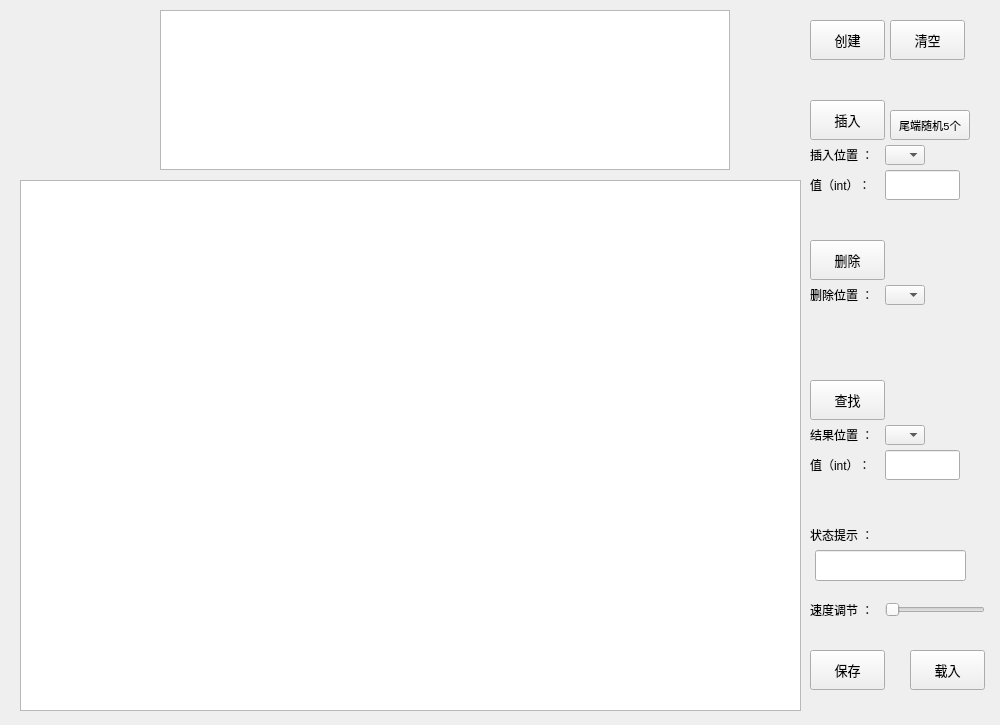
<?xml version="1.0" encoding="UTF-8"?>
<ui version="4.0">
 <class>CLinkList</class>
 <widget class="QWidget" name="CLinkList">
  <property name="geometry">
   <rect>
    <x>0</x>
    <y>0</y>
    <width>1000</width>
    <height>725</height>
   </rect>
  </property>
  <property name="windowTitle">
   <string>Form</string>
  </property>
  <widget class="QLineEdit" name="lineEditLocate">
   <property name="geometry">
    <rect>
     <x>885</x>
     <y>450</y>
     <width>75</width>
     <height>30</height>
    </rect>
   </property>
   <property name="sizePolicy">
    <sizepolicy hsizetype="Fixed" vsizetype="Fixed">
     <horstretch>0</horstretch>
     <verstretch>0</verstretch>
    </sizepolicy>
   </property>
   <property name="minimumSize">
    <size>
     <width>60</width>
     <height>30</height>
    </size>
   </property>
  </widget>
  <widget class="QPushButton" name="pushButtonClear">
   <property name="geometry">
    <rect>
     <x>890</x>
     <y>20</y>
     <width>75</width>
     <height>40</height>
    </rect>
   </property>
   <property name="minimumSize">
    <size>
     <width>0</width>
     <height>20</height>
    </size>
   </property>
   <property name="font">
    <font>
     <family>Consolas</family>
     <pointsize>10</pointsize>
    </font>
   </property>
   <property name="text">
    <string>清空</string>
   </property>
  </widget>
  <widget class="QLabel" name="labelInsert">
   <property name="geometry">
    <rect>
     <x>810</x>
     <y>140</y>
     <width>75</width>
     <height>30</height>
    </rect>
   </property>
   <property name="sizePolicy">
    <sizepolicy hsizetype="Minimum" vsizetype="Minimum">
     <horstretch>0</horstretch>
     <verstretch>0</verstretch>
    </sizepolicy>
   </property>
   <property name="minimumSize">
    <size>
     <width>60</width>
     <height>30</height>
    </size>
   </property>
   <property name="text">
    <string>插入位置 ：</string>
   </property>
  </widget>
  <widget class="QLineEdit" name="lineEditInsert">
   <property name="geometry">
    <rect>
     <x>885</x>
     <y>170</y>
     <width>75</width>
     <height>30</height>
    </rect>
   </property>
   <property name="sizePolicy">
    <sizepolicy hsizetype="Fixed" vsizetype="Fixed">
     <horstretch>0</horstretch>
     <verstretch>0</verstretch>
    </sizepolicy>
   </property>
   <property name="minimumSize">
    <size>
     <width>60</width>
     <height>30</height>
    </size>
   </property>
  </widget>
  <widget class="QLabel" name="labelLocateValue">
   <property name="geometry">
    <rect>
     <x>810</x>
     <y>450</y>
     <width>66</width>
     <height>30</height>
    </rect>
   </property>
   <property name="sizePolicy">
    <sizepolicy hsizetype="Minimum" vsizetype="Minimum">
     <horstretch>0</horstretch>
     <verstretch>0</verstretch>
    </sizepolicy>
   </property>
   <property name="minimumSize">
    <size>
     <width>60</width>
     <height>30</height>
    </size>
   </property>
   <property name="text">
    <string>值（int）：</string>
   </property>
  </widget>
  <widget class="QTextBrowser" name="textBrowser">
   <property name="geometry">
    <rect>
     <x>160</x>
     <y>10</y>
     <width>570</width>
     <height>160</height>
    </rect>
   </property>
  </widget>
  <widget class="QLabel" name="labelState">
   <property name="geometry">
    <rect>
     <x>810</x>
     <y>520</y>
     <width>60</width>
     <height>30</height>
    </rect>
   </property>
   <property name="sizePolicy">
    <sizepolicy hsizetype="Minimum" vsizetype="Minimum">
     <horstretch>0</horstretch>
     <verstretch>0</verstretch>
    </sizepolicy>
   </property>
   <property name="minimumSize">
    <size>
     <width>60</width>
     <height>30</height>
    </size>
   </property>
   <property name="text">
    <string>状态提示 ：</string>
   </property>
  </widget>
  <widget class="QComboBox" name="comboBoxDelete">
   <property name="enabled">
    <bool>true</bool>
   </property>
   <property name="geometry">
    <rect>
     <x>885</x>
     <y>285</y>
     <width>40</width>
     <height>20</height>
    </rect>
   </property>
  </widget>
  <widget class="QPushButton" name="pushButtonInsert">
   <property name="geometry">
    <rect>
     <x>810</x>
     <y>100</y>
     <width>75</width>
     <height>40</height>
    </rect>
   </property>
   <property name="minimumSize">
    <size>
     <width>0</width>
     <height>20</height>
    </size>
   </property>
   <property name="font">
    <font>
     <family>Consolas</family>
     <pointsize>10</pointsize>
    </font>
   </property>
   <property name="text">
    <string>插入</string>
   </property>
  </widget>
  <widget class="QLineEdit" name="lineEditState">
   <property name="geometry">
    <rect>
     <x>815</x>
     <y>550</y>
     <width>151</width>
     <height>31</height>
    </rect>
   </property>
   <property name="sizePolicy">
    <sizepolicy hsizetype="Fixed" vsizetype="Fixed">
     <horstretch>0</horstretch>
     <verstretch>0</verstretch>
    </sizepolicy>
   </property>
   <property name="minimumSize">
    <size>
     <width>60</width>
     <height>30</height>
    </size>
   </property>
  </widget>
  <widget class="QComboBox" name="comboBoxInsert">
   <property name="enabled">
    <bool>true</bool>
   </property>
   <property name="geometry">
    <rect>
     <x>885</x>
     <y>145</y>
     <width>40</width>
     <height>20</height>
    </rect>
   </property>
  </widget>
  <widget class="QPushButton" name="pushButtonRandomInsert5">
   <property name="geometry">
    <rect>
     <x>890</x>
     <y>110</y>
     <width>80</width>
     <height>30</height>
    </rect>
   </property>
   <property name="minimumSize">
    <size>
     <width>0</width>
     <height>20</height>
    </size>
   </property>
   <property name="font">
    <font>
     <family>Consolas</family>
     <pointsize>8</pointsize>
    </font>
   </property>
   <property name="text">
    <string>尾端随机5个</string>
   </property>
  </widget>
  <widget class="QGraphicsView" name="graphicsView">
   <property name="geometry">
    <rect>
     <x>20</x>
     <y>180</y>
     <width>781</width>
     <height>531</height>
    </rect>
   </property>
  </widget>
  <widget class="QPushButton" name="pushButtonDelete">
   <property name="geometry">
    <rect>
     <x>810</x>
     <y>240</y>
     <width>75</width>
     <height>40</height>
    </rect>
   </property>
   <property name="minimumSize">
    <size>
     <width>0</width>
     <height>20</height>
    </size>
   </property>
   <property name="font">
    <font>
     <family>Consolas</family>
     <pointsize>10</pointsize>
    </font>
   </property>
   <property name="text">
    <string>删除</string>
   </property>
  </widget>
  <widget class="QLabel" name="labelDeletePos">
   <property name="geometry">
    <rect>
     <x>810</x>
     <y>280</y>
     <width>75</width>
     <height>30</height>
    </rect>
   </property>
   <property name="sizePolicy">
    <sizepolicy hsizetype="Minimum" vsizetype="Minimum">
     <horstretch>0</horstretch>
     <verstretch>0</verstretch>
    </sizepolicy>
   </property>
   <property name="minimumSize">
    <size>
     <width>60</width>
     <height>30</height>
    </size>
   </property>
   <property name="text">
    <string>删除位置 ：</string>
   </property>
  </widget>
  <widget class="QPushButton" name="pushButtonInit">
   <property name="geometry">
    <rect>
     <x>810</x>
     <y>20</y>
     <width>75</width>
     <height>40</height>
    </rect>
   </property>
   <property name="minimumSize">
    <size>
     <width>0</width>
     <height>20</height>
    </size>
   </property>
   <property name="font">
    <font>
     <family>Consolas</family>
     <pointsize>10</pointsize>
    </font>
   </property>
   <property name="text">
    <string>创建</string>
   </property>
  </widget>
  <widget class="QSlider" name="horizontalSlider">
   <property name="geometry">
    <rect>
     <x>885</x>
     <y>600</y>
     <width>100</width>
     <height>20</height>
    </rect>
   </property>
   <property name="mouseTracking">
    <bool>true</bool>
   </property>
   <property name="orientation">
    <enum>Qt::Horizontal</enum>
   </property>
  </widget>
  <widget class="QLabel" name="labelResultPos">
   <property name="geometry">
    <rect>
     <x>810</x>
     <y>420</y>
     <width>75</width>
     <height>30</height>
    </rect>
   </property>
   <property name="sizePolicy">
    <sizepolicy hsizetype="Minimum" vsizetype="Minimum">
     <horstretch>0</horstretch>
     <verstretch>0</verstretch>
    </sizepolicy>
   </property>
   <property name="minimumSize">
    <size>
     <width>60</width>
     <height>30</height>
    </size>
   </property>
   <property name="text">
    <string>结果位置 ：</string>
   </property>
  </widget>
  <widget class="QComboBox" name="comboBoxLocate">
   <property name="enabled">
    <bool>true</bool>
   </property>
   <property name="geometry">
    <rect>
     <x>885</x>
     <y>425</y>
     <width>40</width>
     <height>20</height>
    </rect>
   </property>
  </widget>
  <widget class="QPushButton" name="pushButtonLocate">
   <property name="geometry">
    <rect>
     <x>810</x>
     <y>380</y>
     <width>75</width>
     <height>40</height>
    </rect>
   </property>
   <property name="minimumSize">
    <size>
     <width>0</width>
     <height>20</height>
    </size>
   </property>
   <property name="font">
    <font>
     <family>Consolas</family>
     <pointsize>10</pointsize>
    </font>
   </property>
   <property name="text">
    <string>查找</string>
   </property>
  </widget>
  <widget class="QLabel" name="labelTimeControl">
   <property name="geometry">
    <rect>
     <x>810</x>
     <y>595</y>
     <width>75</width>
     <height>30</height>
    </rect>
   </property>
   <property name="sizePolicy">
    <sizepolicy hsizetype="Minimum" vsizetype="Minimum">
     <horstretch>0</horstretch>
     <verstretch>0</verstretch>
    </sizepolicy>
   </property>
   <property name="minimumSize">
    <size>
     <width>60</width>
     <height>30</height>
    </size>
   </property>
   <property name="text">
    <string>速度调节 ：</string>
   </property>
  </widget>
  <widget class="QLabel" name="labelInsertValue">
   <property name="geometry">
    <rect>
     <x>810</x>
     <y>170</y>
     <width>66</width>
     <height>30</height>
    </rect>
   </property>
   <property name="sizePolicy">
    <sizepolicy hsizetype="Minimum" vsizetype="Minimum">
     <horstretch>0</horstretch>
     <verstretch>0</verstretch>
    </sizepolicy>
   </property>
   <property name="minimumSize">
    <size>
     <width>60</width>
     <height>30</height>
    </size>
   </property>
   <property name="text">
    <string>值（int）：</string>
   </property>
  </widget>
  <widget class="QPushButton" name="saveButton">
   <property name="geometry">
    <rect>
     <x>810</x>
     <y>650</y>
     <width>75</width>
     <height>40</height>
    </rect>
   </property>
   <property name="minimumSize">
    <size>
     <width>0</width>
     <height>20</height>
    </size>
   </property>
   <property name="font">
    <font>
     <family>Consolas</family>
     <pointsize>10</pointsize>
    </font>
   </property>
   <property name="text">
    <string>保存</string>
   </property>
  </widget>
  <widget class="QPushButton" name="loadButton">
   <property name="geometry">
    <rect>
     <x>910</x>
     <y>650</y>
     <width>75</width>
     <height>40</height>
    </rect>
   </property>
   <property name="minimumSize">
    <size>
     <width>0</width>
     <height>20</height>
    </size>
   </property>
   <property name="font">
    <font>
     <family>Consolas</family>
     <pointsize>10</pointsize>
    </font>
   </property>
   <property name="text">
    <string>载入</string>
   </property>
  </widget>
 </widget>
 <resources/>
 <connections/>
</ui>
